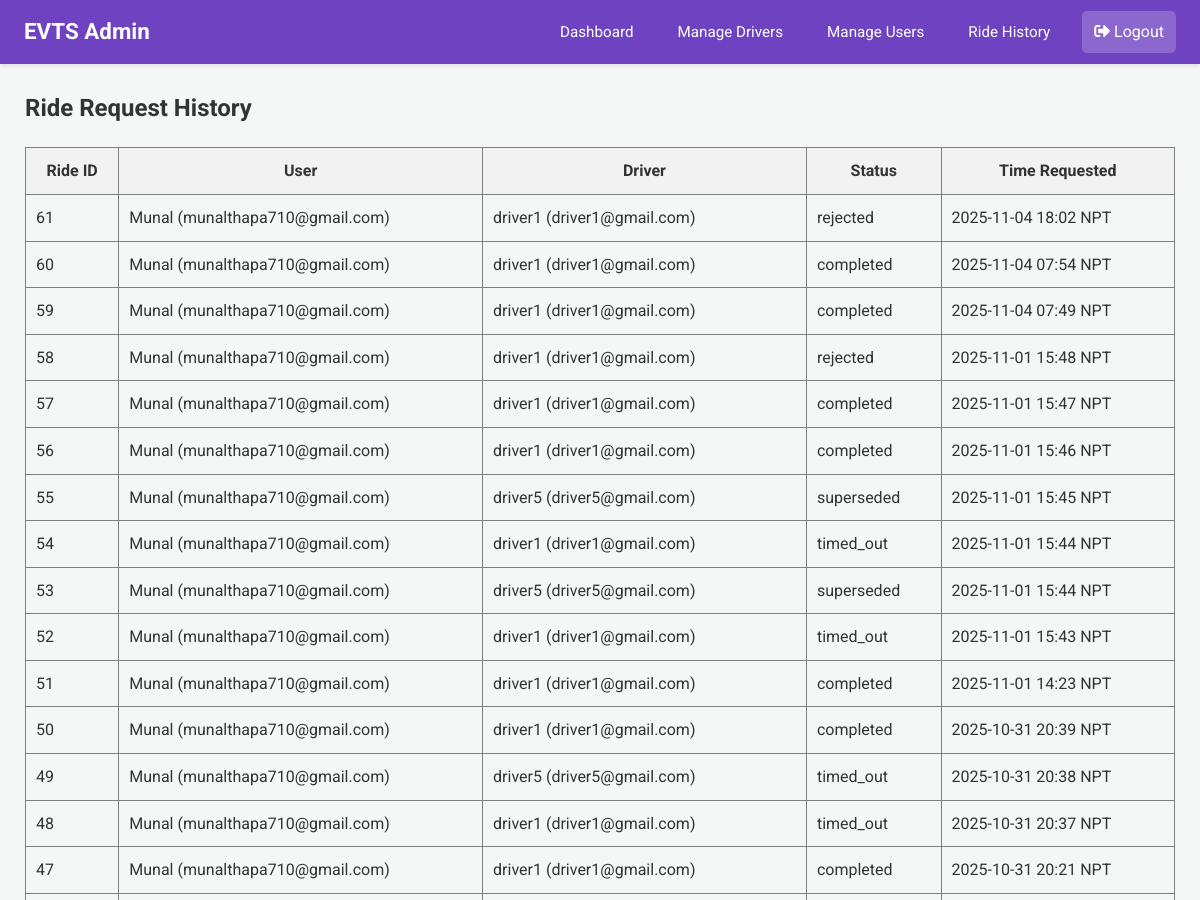
/admin/ride-history (signed in, upper part), run on an earlier commit of the app's database.
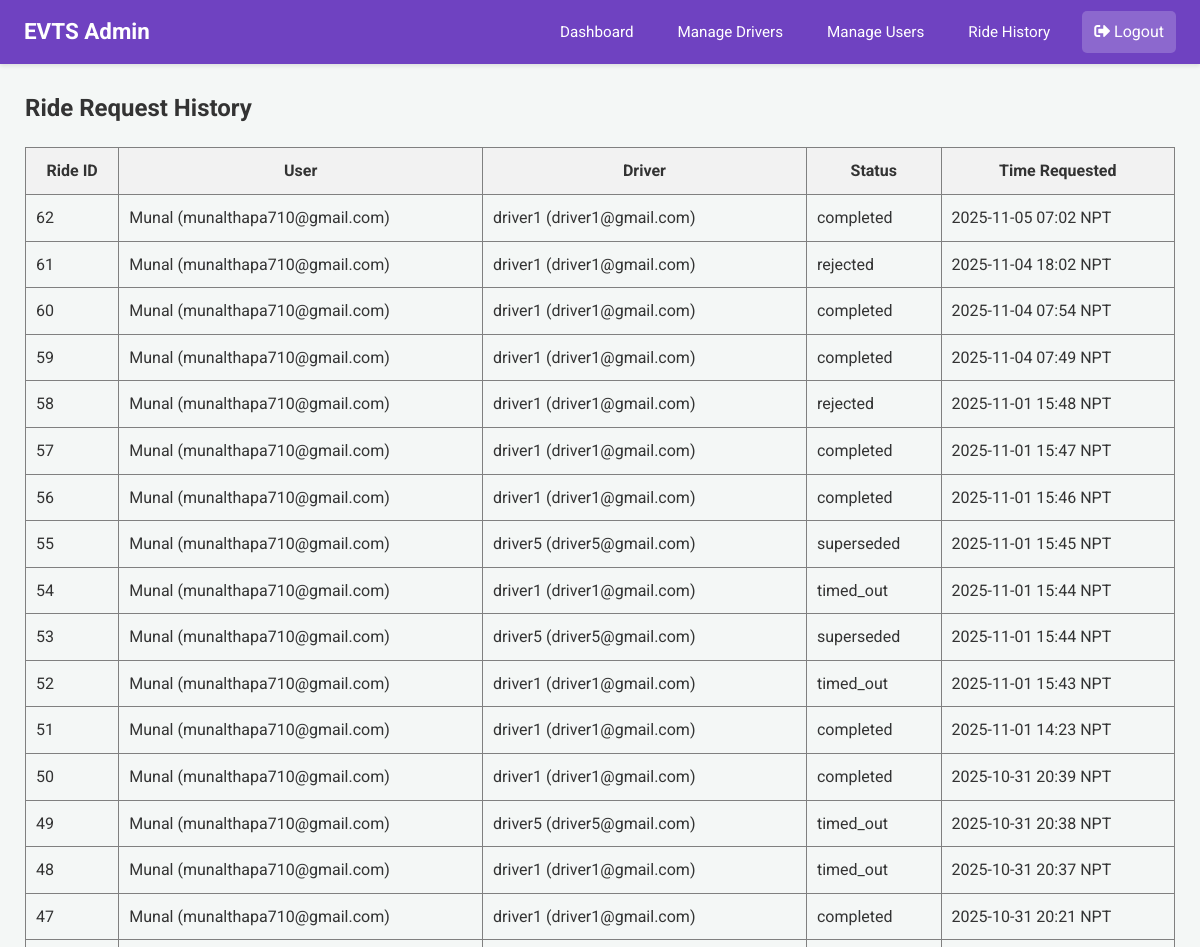
And on a later commit of the database.
### app.py (models this page shows)
class User(db.Model):
    email = db.Column(db.String(120), primary_key=True)
    name = db.Column(db.String(100))
    phone = db.Column(db.String(15))
    password = db.Column(db.String(256)) # Increased length for hash
    latitude = db.Column(db.Float, nullable=True)
    longitude = db.Column(db.Float, nullable=True)

class Driver(db.Model):
    email = db.Column(db.String(120), primary_key=True)
    name = db.Column(db.String(100))
    phone = db.Column(db.String(15))
    password = db.Column(db.String(256)) # Increased length for hash
    vehicle = db.Column(db.String(50))
    node = db.Column(db.String(10), nullable=False)
    is_approved = db.Column(db.Boolean, default=False, nullable=False)

class RideRequest(db.Model):
    __tablename__ = 'ride_request'
    id = db.Column(db.Integer, primary_key=True)
    user_email = db.Column(db.String(100), nullable=False)
    driver_email = db.Column(db.String(100), nullable=False)
    user_latitude_at_request = db.Column(db.Float, nullable=True)
    user_longitude_at_request = db.Column(db.Float, nullable=True)
    timestamp = db.Column(db.DateTime, default=lambda: datetime.now(timezone.utc))
    status = db.Column(db.String(20), default='Pending')

### app.py (the view)
@app.route('/admin/ride-history')
@login_required_admin
def global_ride_history():
    admin = Admin.query.get(session['admin'])
    all_rides = RideRequest.query.order_by(RideRequest.timestamp.desc()).all()
    enriched_rides = []
    for ride in all_rides:
        user = User.query.get(ride.user_email)
        driver = Driver.query.get(ride.driver_email)
        enriched_rides.append({
            'ride': ride,
            'user_name': user.name if user else 'N/A',
            'driver_name': driver.name if driver else 'N/A',
            'timestamp': format_datetime_npt(ride.timestamp) # Use your existing helper
        })
    response = make_response(render_template('admin_ride_history.html', admin=admin, rides=enriched_rides))
    return add_no_cache_to_response(response)

### app.py (called while the page is built)
def format_datetime_npt(dt_utc):
    if dt_utc is None: return "N/A"
    if dt_utc.tzinfo is None or dt_utc.tzinfo.utcoffset(dt_utc) is None:
        dt_utc = dt_utc.replace(tzinfo=timezone.utc)
    else:
        dt_utc = dt_utc.astimezone(timezone.utc)
    dt_npt = dt_utc.astimezone(NPT)
    return dt_npt.strftime('%Y-%m-%d %H:%M NPT')

def login_required_admin(f):
    @wraps(f)
    def decorated_function(*args, **kwargs):
        if 'admin' not in session:
            flash("Admin access required.", "error")
            return redirect(url_for('login'))
        return f(*args, **kwargs)
    return decorated_function

def add_no_cache_to_response(response):
    response.headers["Cache-Control"] = "no-cache, no-store, must-revalidate, public, max-age=0"
    response.headers["Pragma"] = "no-cache"
    response.headers["Expires"] = "0"
    return response

### templates/admin_ride_history.html
{% extends 'admin_base.html' %}
{% block content %}
<h2>Ride Request History</h2>
<table border="1" style="width: 100%; border-collapse: collapse; margin-top: 20px;">
  <thead>
    <tr style="background-color: #f2f2f2;">
      <th style="padding: 10px;">Ride ID</th>
      <th style="padding: 10px;">User</th>
      <th style="padding: 10px;">Driver</th>
      <th style="padding: 10px;">Status</th>
      <th style="padding: 10px;">Time Requested</th>
    </tr>
  </thead>
  <tbody>
  {% for item in rides %}
  <tr>
    <td style="padding: 10px;">{{ item.ride.id }}</td>
    <td style="padding: 10px;">{{ item.user_name }} ({{ item.ride.user_email }})</td>
    <td style="padding: 10px;">{{ item.driver_name }} ({{ item.ride.driver_email }})</td>
    <td style="padding: 10px;">{{ item.ride.status }}</td>
    <td style="padding: 10px;">{{ item.timestamp }}</td>
  </tr>
  {% endfor %}
  </tbody>
</table>
{% endblock %}

What changed in the data, as far as the page shows it:
added RideRequest: ride.id "62", ride.user_email "munalthapa710@gmail.com", ride.driver_email "driver1@gmail.com", ride.status "completed"
Also different on the page:
new list line: "Munal"
new list line: "( ) ( ) 2025-11-05 07:02 NPT"
new list line: "driver1"
